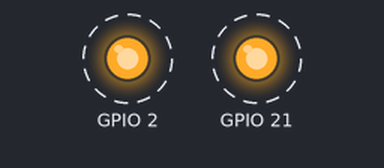
The program below on a simulated ESP32-S3. On the bench: output pins drawn as LEDs (lit = HIGH). Dashed ring = blinking.

Above: at 0.07 s.
Timing chart, 0 to 3.0 s (numbered marks = the images above):
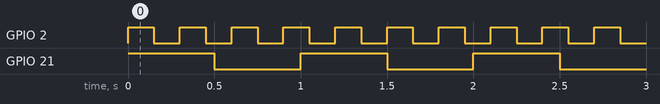

Measured:
- by itself, GPIO 2: alternates HIGH for 0.15 s and LOW for 0.15 s
- by itself, GPIO 21: alternates HIGH for 0.50 s and LOW for 0.50 s

The program:

main.cpp
```cpp
#include <Arduino.h>

#define LED_G 21    //GPIO del led verde
#define LED_R 2     //GPIO del led rojo
#define T_G 1000    //Periodo del led verde
#define T_R 300     //Periodo del led rojo

void Blink (uint8_t GPIO, uint32_t T);

void taskLED_G( void * parameter );
void taskLED_R( void * parameter );

void setup()
{
  Serial.begin(115200);

  //Definimos tareas
  xTaskCreate(
  taskLED_G, /* Task function. */
  "Tarea de parpadeo del led verde", /* name of task. */
  10000, /* Stack size of task */
  NULL, /* parameter of the task */
  1, /* priority of the task */
  NULL); /* Task handle to keep track of created task */

  xTaskCreate(
  taskLED_R, /* Task function. */
  "Tarea de parpadeo del led rojo", /* name of task. */
  10000, /* Stack size of task */
  NULL, /* parameter of the task */
  1, /* priority of the task */
  NULL); /* Task handle to keep track of created task */
}

void loop ()
{

}

void Blink(uint8_t GPIO, uint32_t T)
{
  pinMode(GPIO, OUTPUT);

  while(true)
  {
    digitalWrite(GPIO, HIGH);
    vTaskDelay(T/2);
    digitalWrite(GPIO, LOW);
    vTaskDelay(T/2);
  }
}

void taskLED_G( void * parameter )
{
  Blink(LED_G, T_G);
}

void taskLED_R( void * parameter )
{
  Blink(LED_R, T_R);
}
```
